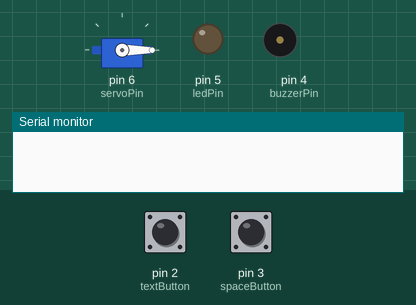
Recording of a sketch running on a simulated Arduino Uno, built with avr-gcc and run on an emulated ATmega328P. Shown: servo, output pins drawn as LEDs (lit = HIGH), buzzer (waves = sounding, pin HIGH), the last lines printed to the serial monitor. The inputs (shaded band) are chosen by the test bench; at power-on: pin 2 (textButton) HIGH, pin 3 (spaceButton) HIGH.

Above: at 1.2 s.
1.3 s: pin 2 (textButton) pulled LOW for 0.15 s
At 1.5 s:
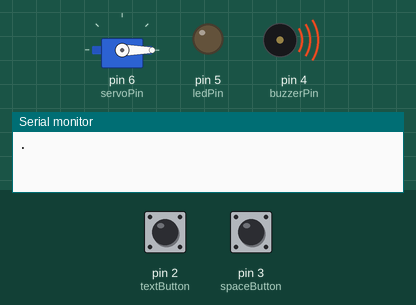
4.6 s: pin 2 (textButton) pulled LOW for 3.2 s
At 9.0 s:
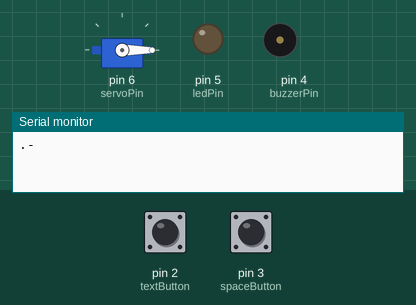
Timing chart, 0 to 10.5 s (numbered marks = the images above; inputs shaded):
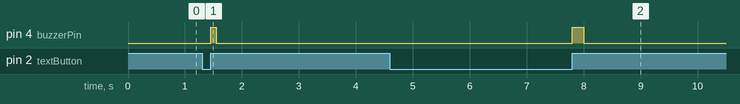

The sketch:

arduino_door_lock.ino
```cpp
#include <Servo.h>

const int textButton = 2;
const int spaceButton = 3;
const int buzzerPin = 4;
const int ledPin = 5;
const int servoPin = 6;

String morse = "";
String decodedText = "";
const String password = "HI";  // Morse password

unsigned long pressTime;
bool isPressed = false;

Servo doorServo;

void setup() {
  pinMode(textButton, INPUT_PULLUP);
  pinMode(spaceButton, INPUT_PULLUP);
  pinMode(buzzerPin, OUTPUT);
  pinMode(ledPin, OUTPUT);

  doorServo.attach(servoPin);
  doorServo.write(0);  // Locked position

  Serial.begin(9600);
}

void loop() {
  // Button for dot/dash
  if (digitalRead(textButton) == LOW && !isPressed) {
    pressTime = millis();
    isPressed = true;
  }

  if (digitalRead(textButton) == HIGH && isPressed) {
    unsigned long duration = millis() - pressTime;
    if (duration < 300) {
      morse += ".";
      Serial.print(".");
      beep(100);
    } else {
      morse += "-";
      Serial.print("-");
      beep(200);
    }
    isPressed = false;
    delay(200);  // Debounce
  }

  // Space button ends letter
  if (digitalRead(spaceButton) == LOW) {
    if (morse.length() > 0) {
      char letter = convertToLetter(morse);
      decodedText += letter;
      Serial.print(" --> ");
      Serial.println(letter);
      morse = "";
    }
    delay(300);  // Debounce
  }

  // Check password
  if (decodedText.length() >= password.length()) {
    if (decodedText == password) {
      Serial.println("✅ Password correct. Door unlocked!");
      digitalWrite(ledPin, HIGH);
      doorServo.write(90); // Unlock (rotate servo)
      delay(2000);         // Wait 5 seconds
      doorServo.write(0);  // Lock again
      digitalWrite(ledPin, LOW);
    } else {
      Serial.println("❌ Wrong password.");
    }
    decodedText = "";  // Reset for next attempt
  }
}

void beep(int duration) {
  digitalWrite(buzzerPin, HIGH);
  delay(duration);
  digitalWrite(buzzerPin, LOW);
}

// Morse code translator
char convertToLetter(String code) {
  if (code == ".-") return 'A';
  if (code == "-...") return 'B';
  if (code == "-.-.") return 'C';
  if (code == "-..") return 'D';
  if (code == ".") return 'E';
  if (code == "..-.") return 'F';
  if (code == "--.") return 'G';
  if (code == "....") return 'H';
  if (code == "..") return 'I';
  if (code == ".---") return 'J';
  if (code == "-.-") return 'K';
  if (code == ".-..") return 'L';
  if (code == "--") return 'M';
  if (code == "-.") return 'N';
  if (code == "---") return 'O';
  if (code == ".--.") return 'P';
  if (code == "--.-") return 'Q';
  if (code == ".-.") return 'R';
  if (code == "...") return 'S';
  if (code == "-") return 'T';
  if (code == "..-") return 'U';
  if (code == "...-") return 'V';
  if (code == ".--") return 'W';
  if (code == "-..-") return 'X';
  if (code == "-.--") return 'Y';
  if (code == "--..") return 'Z';
  return '?';
}
```

Measured:
- after the input at 1.3 s, pin 4 (buzzerPin): LOW → HIGH after 0.15 s, → LOW 0.10 s later
- after the input at 4.6 s, pin 4 (buzzerPin): LOW → HIGH after 3.2 s, → LOW 0.20 s later
